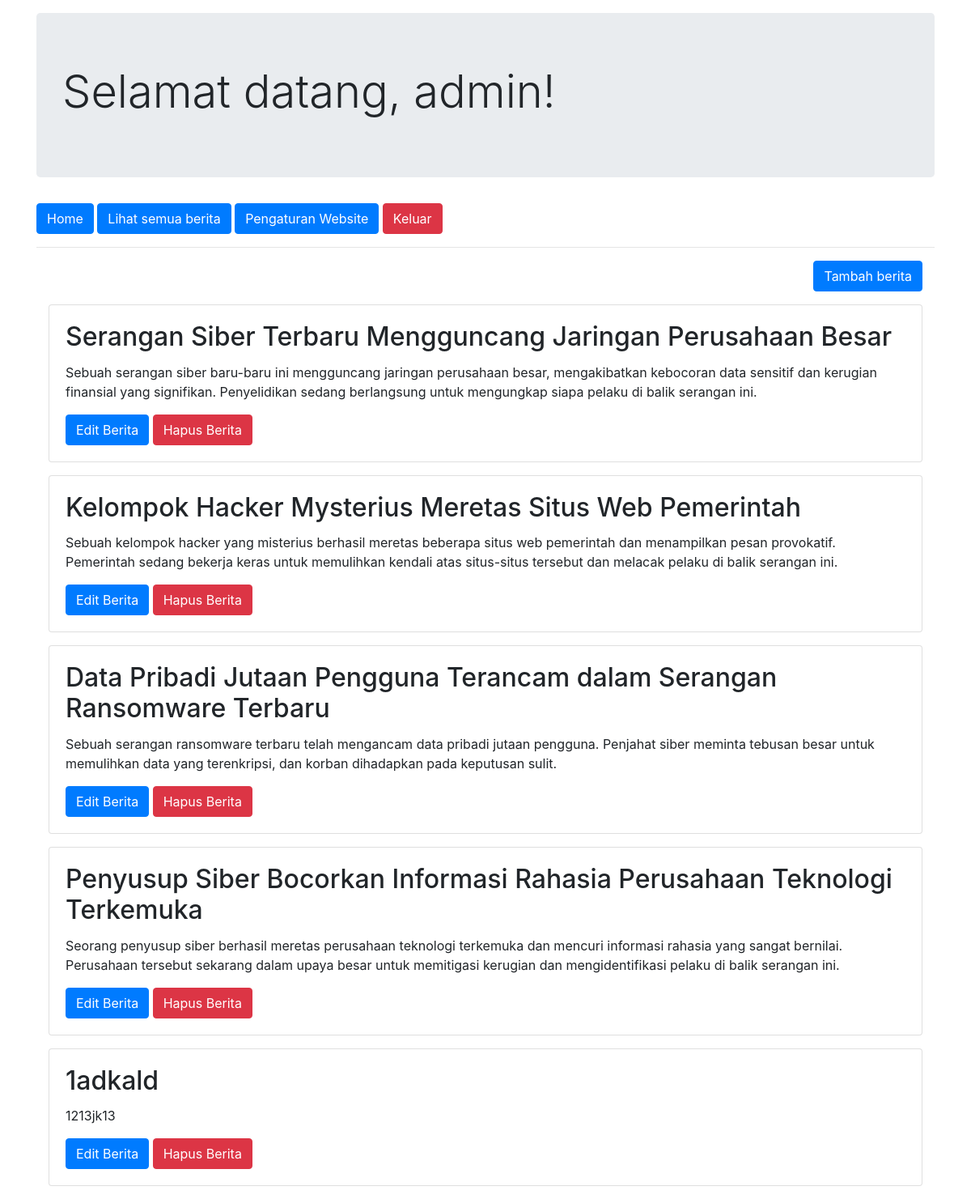
The app's page /admin/index.php?page=all_news.php (signed in) with its own data.
### tables this page shows
CREATE TABLE `user` (
  `id` int(11) NOT NULL,
  `username` varchar(191) NOT NULL,
  `password` varchar(255) NOT NULL
);

CREATE TABLE `berita` (
  `id` int(11) NOT NULL,
  `judul` varchar(231) NOT NULL,
  `isi` varchar(500) NOT NULL
);

### admin/all_news.php (the view, shortened to what this page needs)
<?php
$query = mysqli_query($conn, "SELECT * FROM berita");
?>
<div class="container">
    <div class="row">
        <div class="col">
            <div class="text-right">
                <button type="button" class="btn btn-primary" data-toggle="modal" data-target="#addNewsModal">Tambah berita</button>
            </div>
        </div>
    </div>
    <?php while ($row = mysqli_fetch_array($query)) { ?>
        <div class="card mt-3 mb-3">
            <div class="card-body">
                <h2 class="card-title"><?= $row['judul']; ?></h2>
                <p class="card-text"><?= $row['isi']; ?></p>
                <button type="button" class="btn btn-primary" data-toggle="modal" data-target="#editModal<?= $row['id']; ?>">
                    Edit Berita
                </button>
                <a href='delete.php?id=<?= $row['id']; ?>' class="btn btn-danger">Hapus Berita</a>
            </div>
        </div>
    <?php } ?>
</div>

### admin/index.php (shortened to what this page needs)
<?php
include '../config/config.php';
$username = "";
if (isset($_SESSION['admin'])) {
    $admin_id = $_SESSION['admin'];
    $sql = "SELECT username FROM user WHERE id = $admin_id";
    $result = mysqli_query($conn, $sql);
    if (mysqli_num_rows($result) > 0) {
        $row = mysqli_fetch_assoc($result);
        $username = $row['username'];
    }
}
?>
<!DOCTYPE html>
<html lang="en">
<head>
    <link rel="stylesheet" href="../css/bootstrap.min.css">
</head>
<body>
    <div class="container">
        <div class="jumbotron mt-3">
            <h1 class="display-4">Selamat datang, <?=$username;?>!</h1>
        </div>
        <div class="row">
            <div class="col">
                <a href="index.php" class="btn btn-primary">Home</a>
                <a href="index.php?page=all_news.php" class="btn btn-primary">Lihat semua berita</a>
                <a href="index.php?page=settings.php" class="btn btn-primary">Pengaturan Website</a>
                <a href="logout.php" class="btn btn-danger">Keluar</a>
            </div>
        </div>
        <hr>
        <?php
        if (isset($_GET['page'])) {
        include $_GET['page'];
        } ?>
    </div>
</body>
</html>

### records on screen
user: username "admin"
berita: judul "Serangan Siber Terbaru Mengguncang Jaringan Perusahaan Besar", isi "Sebuah serangan siber baru-baru ini mengguncang jaringan perusahaan besar, mengakibatkan kebocoran data sensitif dan kerugian finansial yang signifikan. Penyelidikan sedang berlangsung untuk mengungkap siapa pelaku di balik serangan ini."
berita: judul "Kelompok Hacker Mysterius Meretas Situs Web Pemerintah", isi "Sebuah kelompok hacker yang misterius berhasil meretas beberapa situs web pemerintah dan menampilkan pesan provokatif. Pemerintah sedang bekerja keras untuk memulihkan kendali atas situs-situs tersebut dan melacak pelaku di balik serangan ini."
berita: judul "Data Pribadi Jutaan Pengguna Terancam dalam Serangan Ransomware Terbaru", isi "Sebuah serangan ransomware terbaru telah mengancam data pribadi jutaan pengguna. Penjahat siber meminta tebusan besar untuk memulihkan data yang terenkripsi, dan korban dihadapkan pada keputusan sulit."
berita: judul "Penyusup Siber Bocorkan Informasi Rahasia Perusahaan Teknologi Terkemuka", isi "Seorang penyusup siber berhasil meretas perusahaan teknologi terkemuka dan mencuri informasi rahasia yang sangat bernilai. Perusahaan tersebut sekarang dalam upaya besar untuk memitigasi kerugian dan mengidentifikasi pelaku di balik serangan ini."
berita: judul "1adkald", isi "1213jk13"
